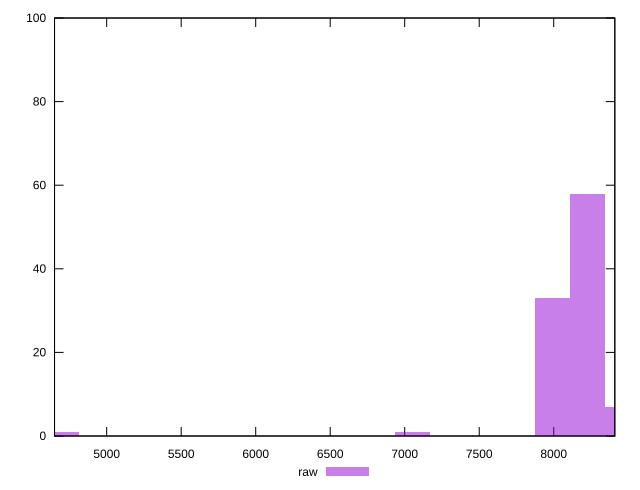

Write the gnuplot code that produced this figure.
reset

$raw <<EOF
7989.863316574532 33
8224.859296473784 58
8459.855276373035 7
7049.879396977529 1
4699.919597985019 1
EOF

set key outside below
set boxwidth 234.99597989925095
set xrange [4650:8410]
set yrange [0:100]
set trange [0:100]
set style fill transparent solid 0.5 noborder
set terminal svg size 640, 490 enhanced background rgb 'white'
set output "reports/report_00030_2021-02-24T20-42-31.540Z/uses-text-compression/samples/astro/raw/histogram.svg"

plot $raw title "raw" with boxes

reset
